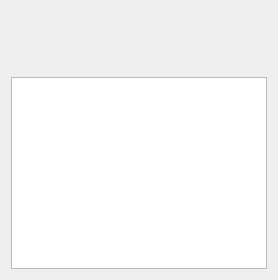
       <widget class="QWidget" name="tab_manage">
        <attribute name="title">
         <string>manage</string>
        </attribute>
        <layout class="QGridLayout" name="gridLayout_3">
         <item row="0" column="0">
          <widget class="QWidget" name="widget_3" native="true">
           <property name="minimumSize">
            <size>
             <width>0</width>
             <height>60</height>
            </size>
           </property>
           <property name="maximumSize">
            <size>
             <width>16777215</width>
             <height>60</height>
            </size>
           </property>
           <layout class="QGridLayout" name="gridLayout_6">
            <item row="0" column="2">
             <widget class="QToolButton" name="toolButton_set_default">
              <property name="minimumSize">
               <size>
                <width>35</width>
                <height>35</height>
               </size>
              </property>
              <property name="maximumSize">
               <size>
                <width>35</width>
                <height>35</height>
               </size>
              </property>
              <property name="text">
               <string/>
              </property>
              <property name="icon">
               <iconset>
                <normaloff>:/resource/icons/account1.png</normaloff>:/resource/icons/account1.png</iconset>
              </property>
              <property name="iconSize">
               <size>
                <width>28</width>
                <height>28</height>
               </size>
              </property>
              <property name="autoRaise">
               <bool>true</bool>
              </property>
             </widget>
            </item>
            <item row="0" column="0">
             <widget class="QToolButton" name="toolButton_clear">
              <property name="minimumSize">
               <size>
                <width>35</width>
                <height>35</height>
               </size>
              </property>
              <property name="maximumSize">
               <size>
                <width>35</width>
                <height>35</height>
               </size>
              </property>
              <property name="text">
               <string/>
              </property>
              <property name="icon">
               <iconset>
                <normaloff>:/resource/icons/delete.svg</normaloff>:/resource/icons/delete.svg</iconset>
              </property>
              <property name="iconSize">
               <size>
                <width>28</width>
                <height>28</height>
               </size>
              </property>
              <property name="autoRaise">
               <bool>true</bool>
              </property>
             </widget>
            </item>
            <item row="0" column="1">
             <spacer name="horizontalSpacer">
              <property name="orientation">
               <enum>Qt::Horizontal</enum>
              </property>
              <property name="sizeHint" stdset="0">
               <size>
                <width>40</width>
                <height>20</height>
               </size>
              </property>
             </spacer>
            </item>
            <item row="0" column="4">
             <widget class="QToolButton" name="toolButton_new">
              <property name="minimumSize">
               <size>
                <width>35</width>
                <height>35</height>
               </size>
              </property>
              <property name="maximumSize">
               <size>
                <width>35</width>
                <height>35</height>
               </size>
              </property>
              <property name="text">
               <string/>
              </property>
              <property name="icon">
               <iconset>
                <normaloff>:/resource/icons/add.svg</normaloff>:/resource/icons/add.svg</iconset>
              </property>
              <property name="iconSize">
               <size>
                <width>28</width>
                <height>28</height>
               </size>
              </property>
              <property name="autoRaise">
               <bool>true</bool>
              </property>
             </widget>
            </item>
            <item row="0" column="5">
             <widget class="QToolButton" name="toolButton_delete">
              <property name="minimumSize">
               <size>
                <width>35</width>
                <height>35</height>
               </size>
              </property>
              <property name="maximumSize">
               <size>
                <width>35</width>
                <height>35</height>
               </size>
              </property>
              <property name="text">
               <string/>
              </property>
              <property name="icon">
               <iconset>
                <normaloff>:/resource/icons/subtraction.svg</normaloff>:/resource/icons/subtraction.svg</iconset>
              </property>
              <property name="iconSize">
               <size>
                <width>28</width>
                <height>28</height>
               </size>
              </property>
              <property name="autoRaise">
               <bool>true</bool>
              </property>
             </widget>
            </item>
           </layout>
          </widget>
         </item>
         <item row="1" column="0">
          <widget class="QListWidget" name="listWidget">
           <property name="alternatingRowColors">
            <bool>true</bool>
           </property>
           <property name="selectionMode">
            <enum>QAbstractItemView::ExtendedSelection</enum>
           </property>
           <property name="selectionBehavior">
            <enum>QAbstractItemView::SelectRows</enum>
           </property>
          </widget>
         </item>
        </layout>
       </widget>
